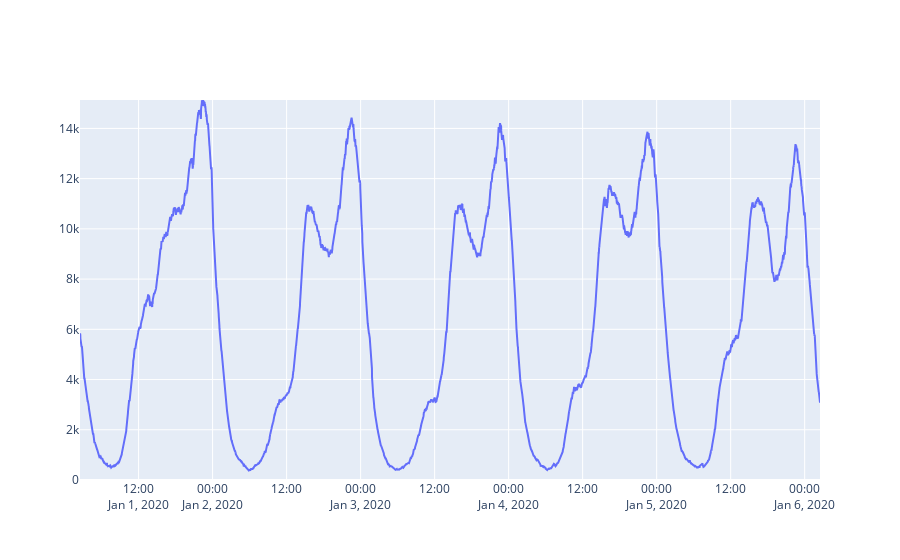

Write notebook code for a chart like this one.
### Code cell
#PLOTEAR EL DATAFRAME OBJETIVO
#audiencia media de todo el dataset disponible
dmin = ser.index.min()
dmax = ser.index.max()
amin = 0
amax = ser.values.max()

fig = go.Figure(data=go.Scatter(x=ser.index, y= ser.values), 
                layout={'xaxis':{'range':[dmin, dmax]},
                        'yaxis':{'range':[amin, amax]}})
fig.show()

### Figure 1 — Plotly figure (JSON) as saved in the notebook; plotly's stock layout.template omitted (floating-point values rounded to 4 significant figures; data arrays with more than 128 entries replaced by an {"elided": "..."} marker saying what was removed)
{"data": [{"type": "scatter", "x": {"elided": "7200 str values"}, "y": {"elided": "7200 float values"}}], "layout": {"xaxis": {"range": ["2020-01-01T02:30:00", "2020-01-06T02:29:00"]}, "yaxis": {"range": [0, 15130.0]}}}
